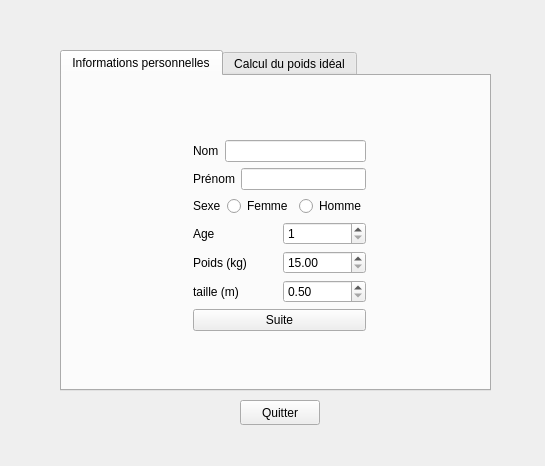
<?xml version="1.0" encoding="UTF-8"?>
<ui version="4.0">
 <class>Widget</class>
 <widget class="QWidget" name="Widget">
  <property name="geometry">
   <rect>
    <x>0</x>
    <y>0</y>
    <width>545</width>
    <height>466</height>
   </rect>
  </property>
  <property name="minimumSize">
   <size>
    <width>545</width>
    <height>466</height>
   </size>
  </property>
  <property name="maximumSize">
   <size>
    <width>545</width>
    <height>466</height>
   </size>
  </property>
  <property name="windowTitle">
   <string>Widget</string>
  </property>
  <widget class="QTabWidget" name="tabWidget">
   <property name="geometry">
    <rect>
     <x>60</x>
     <y>50</y>
     <width>431</width>
     <height>341</height>
    </rect>
   </property>
   <property name="currentIndex">
    <number>0</number>
   </property>
   <widget class="QWidget" name="tabInformationsPersonelles">
    <attribute name="title">
     <string>Informations personnelles</string>
    </attribute>
    <widget class="QWidget" name="layoutWidget">
     <property name="geometry">
      <rect>
       <x>0</x>
       <y>0</y>
       <width>434</width>
       <height>318</height>
      </rect>
     </property>
     <layout class="QHBoxLayout" name="horizontalLayout_7">
      <item>
       <spacer name="horizontalSpacer">
        <property name="orientation">
         <enum>Qt::Horizontal</enum>
        </property>
        <property name="sizeHint" stdset="0">
         <size>
          <width>118</width>
          <height>20</height>
         </size>
        </property>
       </spacer>
      </item>
      <item>
       <layout class="QVBoxLayout" name="verticalLayout_3">
        <item>
         <spacer name="verticalSpacer">
          <property name="orientation">
           <enum>Qt::Vertical</enum>
          </property>
          <property name="sizeHint" stdset="0">
           <size>
            <width>20</width>
            <height>38</height>
           </size>
          </property>
         </spacer>
        </item>
        <item>
         <layout class="QVBoxLayout" name="verticalLayout">
          <item>
           <layout class="QHBoxLayout" name="horizontalLayout">
            <item>
             <widget class="QLabel" name="labelNom">
              <property name="text">
               <string>Nom</string>
              </property>
             </widget>
            </item>
            <item>
             <widget class="QLineEdit" name="lineEditNom"/>
            </item>
           </layout>
          </item>
          <item>
           <layout class="QHBoxLayout" name="horizontalLayout_2">
            <item>
             <widget class="QLabel" name="labelPrenom">
              <property name="text">
               <string>Prénom</string>
              </property>
             </widget>
            </item>
            <item>
             <widget class="QLineEdit" name="lineEditPrenom"/>
            </item>
           </layout>
          </item>
          <item>
           <layout class="QHBoxLayout" name="horizontalLayout_3">
            <item>
             <widget class="QLabel" name="labelSexe">
              <property name="text">
               <string>Sexe</string>
              </property>
             </widget>
            </item>
            <item>
             <widget class="QRadioButton" name="radioButtonFemme">
              <property name="text">
               <string>Femme</string>
              </property>
             </widget>
            </item>
            <item>
             <widget class="QRadioButton" name="radioButtonHomme">
              <property name="text">
               <string>Homme</string>
              </property>
             </widget>
            </item>
           </layout>
          </item>
          <item>
           <layout class="QHBoxLayout" name="horizontalLayout_4">
            <item>
             <widget class="QLabel" name="labelAge">
              <property name="text">
               <string>Age</string>
              </property>
             </widget>
            </item>
            <item>
             <widget class="QSpinBox" name="spinBoxAge">
              <property name="minimum">
               <number>1</number>
              </property>
              <property name="maximum">
               <number>200</number>
              </property>
             </widget>
            </item>
           </layout>
          </item>
          <item>
           <layout class="QHBoxLayout" name="horizontalLayout_5">
            <item>
             <widget class="QLabel" name="labelPoids">
              <property name="text">
               <string>Poids (kg)</string>
              </property>
             </widget>
            </item>
            <item>
             <widget class="QDoubleSpinBox" name="doubleSpinBoxPoids">
              <property name="minimum">
               <double>15.000000000000000</double>
              </property>
              <property name="maximum">
               <double>300.000000000000000</double>
              </property>
              <property name="singleStep">
               <double>0.100000000000000</double>
              </property>
             </widget>
            </item>
           </layout>
          </item>
          <item>
           <layout class="QHBoxLayout" name="horizontalLayout_6">
            <item>
             <widget class="QLabel" name="labelTaille">
              <property name="text">
               <string>taille (m)</string>
              </property>
             </widget>
            </item>
            <item>
             <widget class="QDoubleSpinBox" name="doubleSpinBoxTaille">
              <property name="minimum">
               <double>0.500000000000000</double>
              </property>
              <property name="maximum">
               <double>3.000000000000000</double>
              </property>
              <property name="singleStep">
               <double>0.010000000000000</double>
              </property>
             </widget>
            </item>
           </layout>
          </item>
         </layout>
        </item>
        <item>
         <widget class="QPushButton" name="pushButtonSuite">
          <property name="text">
           <string>Suite</string>
          </property>
         </widget>
        </item>
        <item>
         <spacer name="verticalSpacer_2">
          <property name="orientation">
           <enum>Qt::Vertical</enum>
          </property>
          <property name="sizeHint" stdset="0">
           <size>
            <width>20</width>
            <height>38</height>
           </size>
          </property>
         </spacer>
        </item>
       </layout>
      </item>
      <item>
       <spacer name="horizontalSpacer_2">
        <property name="orientation">
         <enum>Qt::Horizontal</enum>
        </property>
        <property name="sizeHint" stdset="0">
         <size>
          <width>118</width>
          <height>20</height>
         </size>
        </property>
       </spacer>
      </item>
     </layout>
    </widget>
   </widget>
   <widget class="QWidget" name="tabCalculDuPoids">
    <attribute name="title">
     <string>Calcul du poids idéal</string>
    </attribute>
    <widget class="QTextEdit" name="textEditCalculDuPoids">
     <property name="geometry">
      <rect>
       <x>10</x>
       <y>10</y>
       <width>411</width>
       <height>181</height>
      </rect>
     </property>
    </widget>
    <widget class="QWidget" name="layoutWidget">
     <property name="geometry">
      <rect>
       <x>0</x>
       <y>210</y>
       <width>431</width>
       <height>91</height>
      </rect>
     </property>
     <layout class="QHBoxLayout" name="horizontalLayout_8">
      <item>
       <spacer name="horizontalSpacer_5">
        <property name="orientation">
         <enum>Qt::Horizontal</enum>
        </property>
        <property name="sizeHint" stdset="0">
         <size>
          <width>40</width>
          <height>20</height>
         </size>
        </property>
       </spacer>
      </item>
      <item>
       <layout class="QVBoxLayout" name="verticalLayout_2">
        <item>
         <widget class="QPushButton" name="pushButtonDevine">
          <property name="text">
           <string>Poids idéal formule de devine</string>
          </property>
         </widget>
        </item>
        <item>
         <widget class="QPushButton" name="pushButtonLorentz">
          <property name="text">
           <string>Poids idéal formule de lorentz</string>
          </property>
         </widget>
        </item>
        <item>
         <widget class="QPushButton" name="pushButtonLorentzAge">
          <property name="text">
           <string>Poids idéal formule de lorentz en fonction de l'age</string>
          </property>
         </widget>
        </item>
       </layout>
      </item>
      <item>
       <spacer name="horizontalSpacer_6">
        <property name="orientation">
         <enum>Qt::Horizontal</enum>
        </property>
        <property name="sizeHint" stdset="0">
         <size>
          <width>40</width>
          <height>20</height>
         </size>
        </property>
       </spacer>
      </item>
     </layout>
    </widget>
   </widget>
  </widget>
  <widget class="QPushButton" name="pushButtonQuitter">
   <property name="geometry">
    <rect>
     <x>240</x>
     <y>400</y>
     <width>80</width>
     <height>25</height>
    </rect>
   </property>
   <property name="text">
    <string>Quitter</string>
   </property>
  </widget>
 </widget>
 <layoutdefault spacing="6" margin="11"/>
 <resources/>
 <connections/>
</ui>
